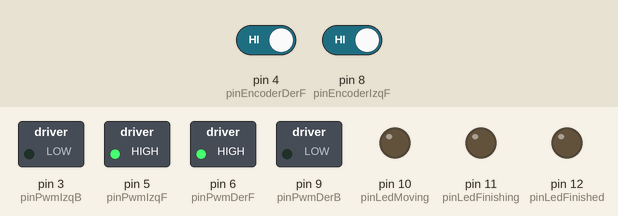
Bench run of a sketch on a simulated Arduino Uno, built with avr-gcc and run on an emulated ATmega328P. On the bench: switched loads named in the sketch (green lamp = pin HIGH), output pins drawn as LEDs (lit = HIGH). The inputs (shaded band) are chosen by the test bench; at power-on: pin 4 (pinEncoderDerF) HIGH, pin 8 (pinEncoderIzqF) HIGH.

Above: at 0.1 s.
Timing chart, 0 to 1.6 s (numbered marks = the images above):
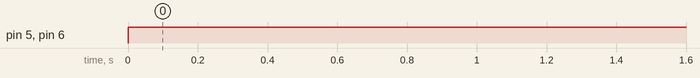

Measured:
- by itself, pin 5 (pinPwmIzqF), pin 6 (pinPwmDerF): LOW → HIGH at 0.00 s

The sketch:

tesisTestOdometria.ino
```cpp
#include <PinChangeInt.h>
/* -------------------------------
  Other parameters
-----------------------------------*/
const float pointReachedThreshold = 0.1;

bool finish = false;

bool countingTimeToEnd = false;
float timeToEnd = 0;

/* -------------------------------
  LEDS
-----------------------------------*/
int pinLedMoving = 10;
int pinLedFinishing = 11;
int pinLedFinished = 12;

/* -------------------------------
  PWM
-----------------------------------*/
int pinPwmIzqF = 5;
int pinPwmIzqB = 3;
int pinPwmDerF = 6;
int pinPwmDerB = 9;

const int maxPWM = 100;

int pwmValIzq = 0;
int pwmValDer = 0;

/* -------------------------------
  Encoders
-----------------------------------*/
//Pin definition
int pinEncoderDerF = 4;
int pinEncoderDerB = 2;
int pinEncoderIzqB = 7;
int pinEncoderIzqF = 8;


//Counting variables
volatile int encoderCountIzq = 0;
volatile int encoderCountDer = 0;
int previousCountIzq = 0;
int previousCountDer = 0;

long timeCountSpeedIzq=0;
long timeCountSpeedDer=0;

//Functions
void countEncoderDerF()
{
  if (digitalRead(pinEncoderDerB)==LOW)
  {
    //Serial.println("llego der2");
    encoderCountDer = 1;
  }
  else
  {
    //Serial.println("llego der3");
    encoderCountDer = -1;
  }
}
void countEncoderIzqF()
{
  //Serial.println("llego izq1");
  if (digitalRead(pinEncoderIzqB)==LOW)
  {
    encoderCountIzq = 1;
  }
  else
  {
    encoderCountIzq = -1;
  }
}
void readEncoders()
{
  if (encoderCountDer != 0)
  {
    previousCountDer += encoderCountDer;
    encoderCountDer = 0;
  }
  if (encoderCountIzq != 0)
  {
    previousCountIzq += encoderCountIzq;
    encoderCountIzq = 0;
  }
}

/* -------------------------------
  Control
-----------------------------------*/
float kr = 0.3;
float ka = 0.5;
float kb = 0.01;

float vRefDer = 0;
float vRefIzq = 0;

const int errorsLength = 10;

float errorIzq = 0;
float errorsIzqArray[errorsLength];
float prevErrIzq = 0;
float errorSignalIzq = 0;

float kpIzq = 0.2;
float kiIzq = 0.000001;
float kdIzq = 0.01;

float errorDer = 0;
float errorsDerArray[errorsLength];
float prevErrDer = 0;
float errorSignalDer = 0;

float kpDer = 0.2;
float kiDer = 0.000001;
float kdDer = 0.01;

long errorTime = 0;
long integralIndex = 0;

/* -------------------------------
  Position
-----------------------------------*/

float curX = 0;
float curY = 0;
float curTheta = 0;

long timePassedDer = 0;
long timePassedIzq = 0;
float speedIzq = 0;
float speedDer = 0;
float dsIzq = 0;
float dsDer = 0;
float ds = 0;
float dTheta = 0;

float rho = 0;
float alpha = 0;
float beta = 0;
/* -------------------------------
  Car parameters
-----------------------------------*/
float b = 0.18;
float l = b / 2;
float wheelRadius = 0.065;

/* -------------------------------
  Gradient function
-----------------------------------*/
//Function = (x-2)^2+y^2
float gradX()
{
  return 2 * (curX - 2);
}

float gradY()
{
  return 2 * curY;
}

const float finalX = 2;
const float finalY = 0;

bool reachedNewPoint = true;
float newX = 0;
float newY = 0;

/* -------------------------------
  Odometry
-----------------------------------*/
void odometry()
{
  updateWheelsMovement();
  calcNewPosition();
}
void updateWheelsMovement()
{
  if (previousCountIzq > 10 || previousCountIzq < -10)
  {
    speedIzq = 2*(float)previousCountIzq * PI * wheelRadius*1000000 / (442*(micros()-timeCountSpeedIzq));
    timeCountSpeedIzq=micros();
    //Serial.print("izq count ");
    //Serial.println(previousCountIzq);
    Serial.print("izq speed ");
    Serial.println(speedIzq);
    previousCountIzq = 0;
  }
  if (previousCountDer > 10 || previousCountDer < -10)
  {
    speedDer = 2*(float)previousCountDer* PI * wheelRadius*1000000 / (442*(micros()-timeCountSpeedDer));
    timeCountSpeedDer=micros();
    //Serial.print("der count ");
    //Serial.println(previousCountDer);
    //Serial.print("der speed ");
    //Serial.println(speedDer);
    previousCountDer = 0;
  }
}

void calcNewPosition()
{
  long timeBetweenIzq = micros() - timePassedIzq;
  timePassedIzq = micros();
  dsIzq = timeBetweenIzq * speedIzq / 1000000;

  long timeBetweenDer = micros() - timePassedDer;
  timePassedDer = micros();
  dsDer = timeBetweenDer * speedDer / 1000000;

  ds = (dsIzq + dsDer) / 2;
  dTheta = (dsDer - dsIzq) / b;

  curX += ds * cos(curTheta + dTheta / 2);
  curY += ds * sin(curTheta + dTheta / 2);
  curTheta += dTheta;

  curTheta=curTheta>PI?curTheta-PI:curTheta;
  curTheta=curTheta<-PI?curTheta+PI:curTheta;
}

void calcNewPoint(float grad[])
{
  newX = grad[0];
  newY = grad[1];
  float norm = sqrt((grad[0] * grad[0]) + (grad[1] * grad[1]));
  if (norm > 0.0001)
  {
    newX = newX / norm;
    newY = newY / norm;
  }

  newX *= 0.1;
  newY *= 0.1;
}

void calcControlVariables()
{
  float dX = newX - curX;
  float dY = newY - curY;

  rho = sqrt((dX * dX) + (dY * dY));

  if (rho < pointReachedThreshold)
  {
    reachedNewPoint = true;
    return;
  }
  alpha = atan2(dY, dX) - curTheta;
  while (alpha > PI)
  {
    alpha -= 2 * PI;
  }
  while (alpha <= -PI)
  {
    alpha += 2 * PI;
  }
  beta = -alpha - curTheta;
  while (beta > PI)
  {
    beta -= 2 * PI;
  }
  while (beta <= -PI)
  {
    beta += 2 * PI;
  }
}

void calcRefVelocities()
{
  float v = kr * rho;
  float w = ka * alpha + kb * beta;

  vRefDer = v - l * w;
  vRefIzq = v - l * w;
}

void controlOdometry()
{
  calcControlVariables();
  if (reachedNewPoint)
    return;
  calcRefVelocities();
}

void control()
{
  errorIzq = vRefIzq - speedIzq;
  errorDer = vRefDer - speedDer;

  float deltaErrTime = micros() - errorTime;
  deltaErrTime = deltaErrTime / 1000000;
  errorTime = micros();

  errorsIzqArray[integralIndex] = errorIzq * deltaErrTime;
  errorsDerArray[integralIndex] = errorDer * deltaErrTime;
  integralIndex++;
  if (integralIndex == errorsLength)
  {
    integralIndex = 0;
  }
  float integralErrorIzq = 0;
  float integralErrorDer = 0;
  for (int i = 0; i < errorsLength; i++)
  {
    integralErrorIzq += errorsIzqArray[i];
  }
  for (int i = 0; i < errorsLength; i++)
  {
    integralErrorDer += errorsDerArray[i];
  }
  float errorIzqDerivative = (errorIzq - prevErrIzq) / deltaErrTime;
  float errorDerDerivative = (errorDer - prevErrDer) / deltaErrTime;
  prevErrIzq = errorIzq;
  prevErrDer = errorDer;
  errorSignalIzq = kpIzq * errorIzq + kiIzq * integralErrorIzq + kdIzq * errorIzqDerivative;
  errorSignalDer = kpDer * errorDer + kiDer * integralErrorDer + kdDer * errorDerDerivative;

  if (errorSignalIzq < 0.1 && errorSignalIzq > -0.1)
  {
    errorSignalIzq = 0;
  }
  if (errorSignalDer < 0.1 && errorSignalDer > -0.1)
  {
    errorSignalDer = 0;
  }

  pwmValIzq += errorSignalIzq;
  pwmValDer += errorSignalDer;
}

void moveCar()
{
  pinPwmIzqF = 0;

  int curPinPwmIzq = pwmValIzq >= 0 ? pinPwmIzqF : pinPwmIzqB;
  int curPinPWMOffIzq = pwmValIzq >= 0 ? pinPwmIzqB : pinPwmIzqF;
  int curPWMValIzq = pwmValIzq >= 0 ? pwmValIzq : -pwmValIzq;

  if (vRefIzq == 0)
  {
    curPWMValIzq = 0;
  }

  curPWMValIzq = curPWMValIzq > maxPWM ? maxPWM : curPWMValIzq;

  int curPinPwmDer = pwmValDer >= 0 ? pinPwmDerF : pinPwmDerB;
  int curPinPWMOffDer = pwmValDer >= 0 ? pinPwmDerB : pinPwmDerF;
  int curPWMValDer = pwmValDer >= 0 ? pwmValDer : -pwmValDer;

  if (vRefDer == 0)
  {
    curPWMValDer = 0;
  }

  curPWMValDer = curPWMValDer > maxPWM ? maxPWM : curPWMValDer;

  analogWrite(curPinPWMOffIzq, 0);
  analogWrite(curPinPwmIzq, curPWMValIzq);

  analogWrite(curPinPWMOffDer, 0);
  analogWrite(curPinPwmDer, curPWMValDer);
}

float calcDistanceToEnd()
{
  float dX = finalX - curX;
  float dY = finalY - curY;
  float norm = sqrt((dX * dX) + (dY * dY));
  return norm;
}

long timeC= 0;

void stopCar()
{
  analogWrite(pinPwmIzqB, 0);
  analogWrite(pinPwmIzqF, 0);

  analogWrite(pinPwmDerB, 0);
  analogWrite(pinPwmDerF, 0);
}

void setup()
{
  Serial.begin(115200);

  pinMode(pinPwmIzqF, OUTPUT);
  pinMode(pinPwmIzqB, OUTPUT);
  pinMode(pinPwmDerF, OUTPUT);
  pinMode(pinPwmDerB, OUTPUT);

  pinMode(pinLedMoving, OUTPUT);
  pinMode(pinLedFinishing, OUTPUT);
  pinMode(pinLedFinished, OUTPUT);

  pinMode(pinEncoderDerF, INPUT);
  pinMode(pinEncoderDerB, INPUT);
  pinMode(pinEncoderIzqB, INPUT);
  pinMode(pinEncoderIzqF, INPUT);
  digitalWrite(pinEncoderIzqB, HIGH);
  digitalWrite(pinEncoderIzqF, HIGH);
  digitalWrite(pinEncoderDerF, HIGH);
  digitalWrite(pinEncoderDerB, HIGH);

  PCintPort::attachInterrupt(pinEncoderDerF, countEncoderDerF, RISING);
  PCintPort::attachInterrupt(pinEncoderIzqF, countEncoderIzqF,RISING); // attach a PinChange Interrupt to our pin on the rising edge
  timeCountSpeedIzq=micros();
  timeCountSpeedDer=micros();

  timeC = millis();
}

bool change=false;

void loop()
{
  analogWrite(pinPwmIzqF, 255);
  analogWrite(pinPwmDerF, 255);

  analogWrite(pinPwmIzqB, 0);
  analogWrite(pinPwmDerB, 0);

  readEncoders();

  odometry();
}
```
